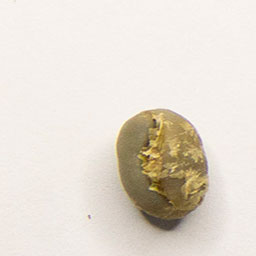
#> input picture Coffe_Beans_Test/_Sysroot/Peaberry/Pb_1600.jpg, 256 x 256 px, found by its file name
$ python Peaberry.py
#> lines starting #> are read from the running program, lines starting #| are printed output that depends on the picture
import cv2 as cv
from matplotlib import pyplot as plt

img = cv.imread('_Sysroot\Peaberry\Pb_1600.jpg')
#> img is the input picture: shape (256, 256, 3); mean B, G, R 210.3, 220.4, 228.2
cv.imshow('Peaberry', img)

color = ('b','g','r')
for i,col in enumerate(color):
    histr = cv.calcHist([img],[i],None,[256],[0,256])
    plt.plot(histr,color = col)
    plt.xlim([0,256])

plt.title('Colour Histogram of a Peaberry Bean')
plt.xlabel('Colour Values')
plt.ylabel('# of pixels')
plt.show()
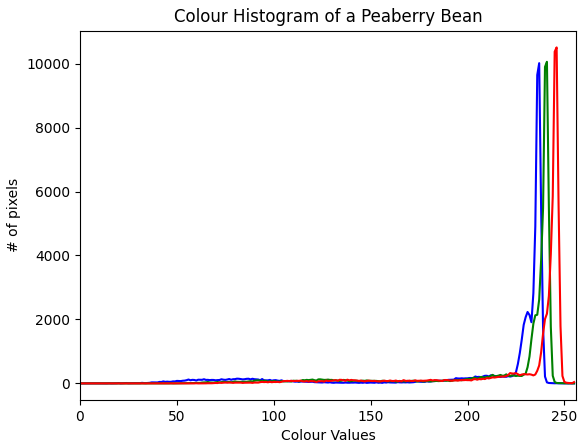
#> figure drawn by matplotlib, 1 panel; curve peaks at x = 237, y = 10013; curve peaks at x = 241, y = 10056; curve peaks at x = 246, y = 10506
